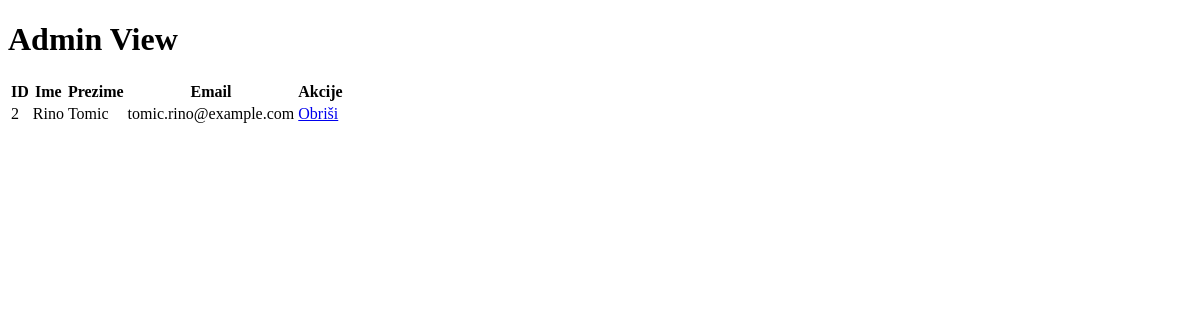
The page /admin_view/ on the database as committed earlier.
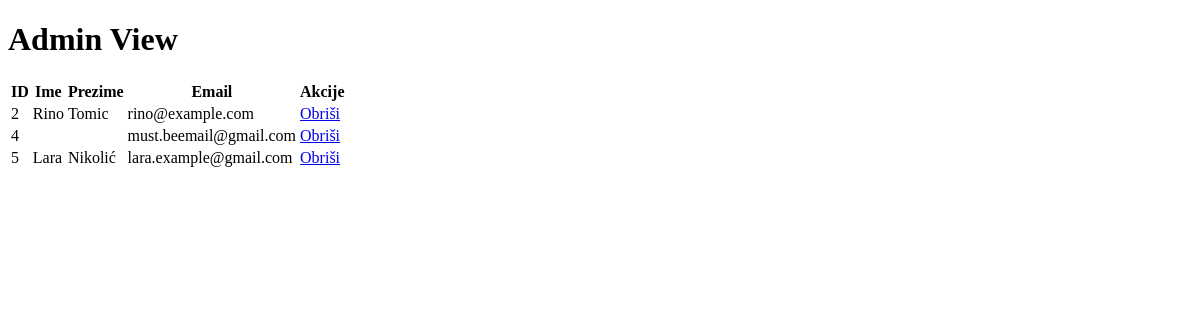
The same page on the database as committed later.
### PZWapp/models.py (models this page shows, shortened)
class Korisnik(AbstractUser):
    ime = models.CharField(max_length=50)
    prezime = models.CharField(max_length=50)
    email = models.EmailField(unique=True)
    username = models.CharField(max_length=50, unique=True, default="rino")

### PZWapp/views.py (the view)
# urls.py: path('admin_view/', views.admin_view, name='admin_view'),
def admin_view(request):
    korisnici = Korisnik.objects.all()
    context = {
        'korisnici': korisnici
    }
    return render(request, 'main/admin_views.html', context)

### PZWapp/templates/main/admin_views.html (shortened to what this page needs)
<!DOCTYPE html>
<html>
<head>
</head>
<body>
    <h1>Admin View</h1>
    <table>
        <thead>
            <tr>
                <th>ID</th>
                <th>Ime</th>
                <th>Prezime</th>
                <th>Email</th>
                <th>Akcije</th>
            </tr>
        </thead>
        <tbody>
            {% for korisnik in korisnici %}
            <tr>
                <td>{{ korisnik.id }}</td>
                <td>{{ korisnik.ime }}</td>
                <td>{{ korisnik.prezime }}</td>
                <td>{{ korisnik.email }}</td>
                <td>
                    <a href="{% url 'PZWapp:delete_user' korisnik.id %}">Obriši</a>
                </td>
            </tr>
            {% endfor %}
        </tbody>
    </table>
</body>
</html>

Rows that differ between the two databases and show on the page:
changed Korisnik "Rino": email "tomic.rino@example.com" → "rino@example.com"
added Korisnik: id "4", email "must.beemail@gmail.com"
added Korisnik: id "5", ime "Lara", prezime "Nikolić", email "lara.example@gmail.com"
